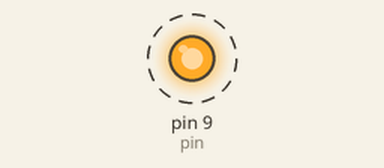
This sketch was run on a simulated Arduino Uno, built with avr-gcc and run on an emulated ATmega328P. Parts: output pins drawn as LEDs (lit = HIGH). Dashed ring = blinking.

Above: at 0.05 s.
Timing chart, 0 to 3.0 s (numbered marks = the images above):
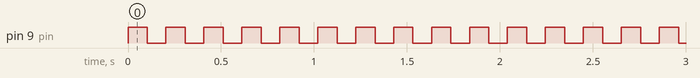

Measured:
- by itself, pin 9 (pin): alternates HIGH for 0.10 s and LOW for 0.10 s

The sketch:

sketch_jul11a.ino
```cpp
int pin = 9;
int brightness = 0;
int fadeAmount = 5;
int timeOn = 104;
int timeOff = 100;

//setup code:
void setup() {
    pinMode(pin, OUTPUT);
}

//main code

void loop (){

    digitalWrite(pin, HIGH);
      delay(timeOn);
        digitalWrite(pin, LOW);
          delay(timeOff);


}
```
